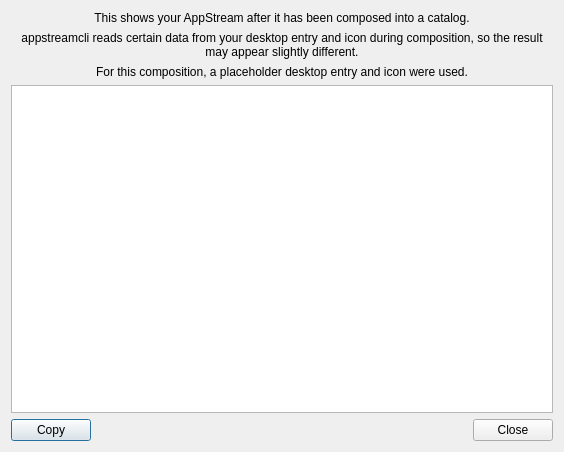
<?xml version="1.0" encoding="UTF-8"?>
<ui version="4.0">
 <class>ViewCatalogWindow</class>
 <widget class="QDialog" name="ViewCatalogWindow">
  <property name="geometry">
   <rect>
    <x>0</x>
    <y>0</y>
    <width>564</width>
    <height>452</height>
   </rect>
  </property>
  <property name="windowTitle">
   <string>View Catalog</string>
  </property>
  <layout class="QVBoxLayout" name="verticalLayout">
   <item>
    <widget class="QLabel" name="label">
     <property name="text">
      <string>This shows your AppStream after it has been composed into a catalog.</string>
     </property>
     <property name="alignment">
      <set>Qt::AlignCenter</set>
     </property>
     <property name="wordWrap">
      <bool>true</bool>
     </property>
    </widget>
   </item>
   <item>
    <widget class="QLabel" name="label_2">
     <property name="text">
      <string>appstreamcli reads certain data from your desktop entry and icon during composition, so the result may appear slightly different.</string>
     </property>
     <property name="alignment">
      <set>Qt::AlignCenter</set>
     </property>
     <property name="wordWrap">
      <bool>true</bool>
     </property>
    </widget>
   </item>
   <item>
    <widget class="QLabel" name="label_3">
     <property name="text">
      <string>For this composition, a placeholder desktop entry and icon were used.</string>
     </property>
     <property name="alignment">
      <set>Qt::AlignCenter</set>
     </property>
     <property name="wordWrap">
      <bool>true</bool>
     </property>
    </widget>
   </item>
   <item>
    <widget class="QPlainTextEdit" name="preview_edit">
     <property name="lineWrapMode">
      <enum>QPlainTextEdit::NoWrap</enum>
     </property>
     <property name="readOnly">
      <bool>true</bool>
     </property>
    </widget>
   </item>
   <item>
    <layout class="QHBoxLayout" name="horizontalLayout">
     <item>
      <widget class="QPushButton" name="copy_button">
       <property name="text">
        <string>Copy</string>
       </property>
       <property name="icon">
        <iconset theme="edit-copy">
         <normaloff>.</normaloff>.</iconset>
       </property>
      </widget>
     </item>
     <item>
      <spacer name="horizontalSpacer">
       <property name="orientation">
        <enum>Qt::Horizontal</enum>
       </property>
       <property name="sizeHint" stdset="0">
        <size>
         <width>40</width>
         <height>20</height>
        </size>
       </property>
      </spacer>
     </item>
     <item>
      <widget class="QPushButton" name="close_button">
       <property name="text">
        <string>Close</string>
       </property>
      </widget>
     </item>
    </layout>
   </item>
  </layout>
 </widget>
 <resources/>
 <connections/>
</ui>
